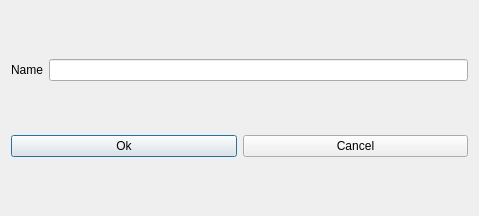
<?xml version="1.0" encoding="UTF-8"?>
<ui version="4.0">
 <class>Class6Class</class>
 <widget class="QDialog" name="Class6Class">
  <property name="geometry">
   <rect>
    <x>0</x>
    <y>0</y>
    <width>479</width>
    <height>216</height>
   </rect>
  </property>
  <property name="windowTitle">
   <string>Class6</string>
  </property>
  <layout class="QVBoxLayout" name="verticalLayout">
   <item>
    <layout class="QHBoxLayout" name="horizontalLayout">
     <item>
      <widget class="QLabel" name="label">
       <property name="text">
        <string>Name</string>
       </property>
       <property name="buddy">
        <cstring>lineEdit</cstring>
       </property>
      </widget>
     </item>
     <item>
      <widget class="QLineEdit" name="lineEdit"/>
     </item>
    </layout>
   </item>
   <item>
    <layout class="QHBoxLayout" name="horizontalLayout_2">
     <item>
      <widget class="QPushButton" name="pushButton">
       <property name="text">
        <string>Ok</string>
       </property>
      </widget>
     </item>
     <item>
      <widget class="QPushButton" name="pushButton_2">
       <property name="text">
        <string>Cancel</string>
       </property>
      </widget>
     </item>
    </layout>
   </item>
  </layout>
 </widget>
 <layoutdefault spacing="6" margin="11"/>
 <tabstops>
  <tabstop>lineEdit</tabstop>
  <tabstop>pushButton</tabstop>
  <tabstop>pushButton_2</tabstop>
 </tabstops>
 <resources>
  <include location="class6.qrc"/>
 </resources>
 <connections/>
</ui>
